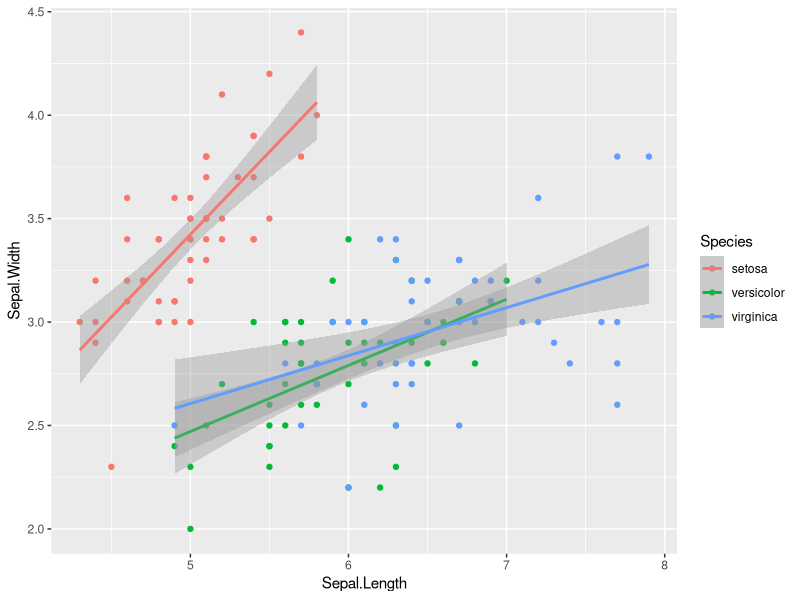
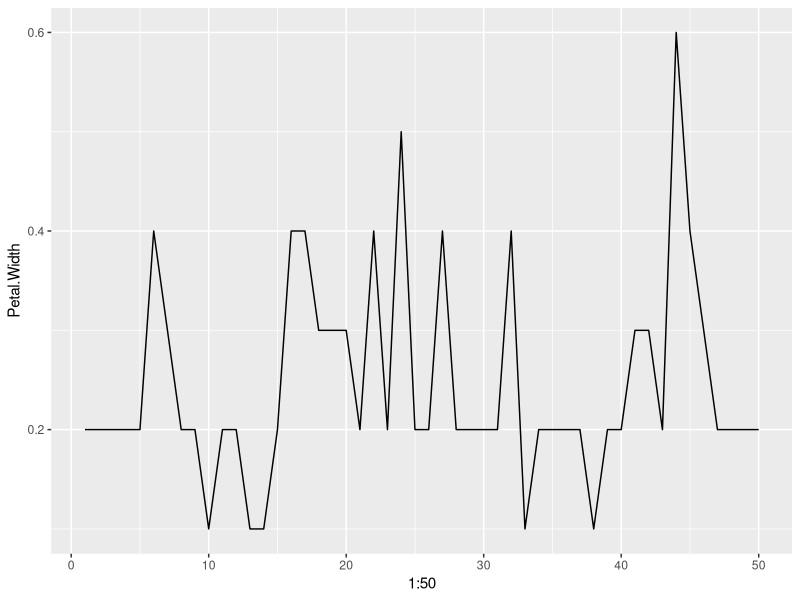
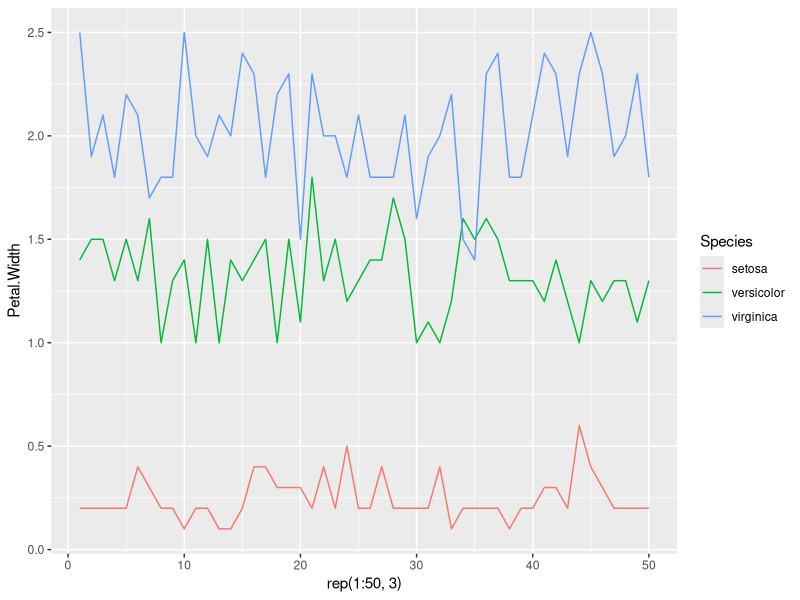
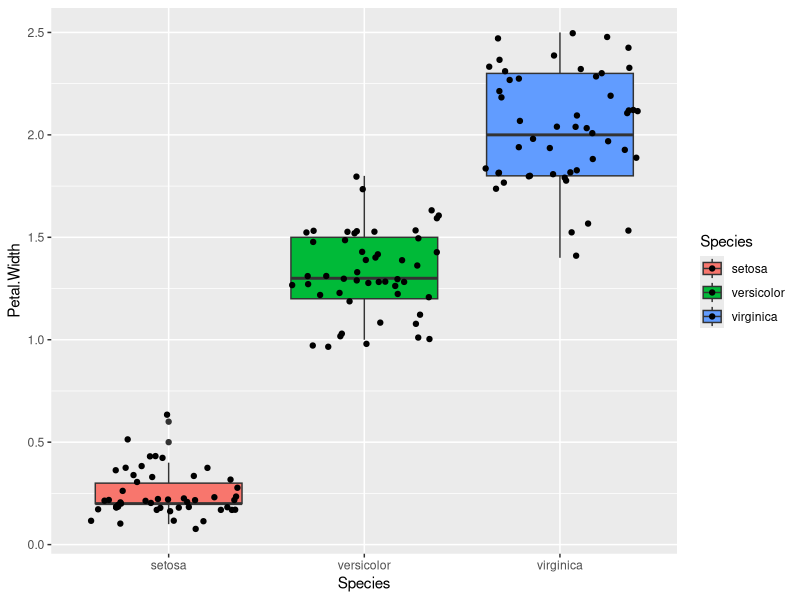

The R source for these figures, in order:
library(ggplot2)

data("iris")

iris

ggplot(data = iris,
       mapping = aes(x = Sepal.Length,
                     y = Sepal.Width,
                     color = Species)) +
  geom_point() +
  #geom_smooth()
  geom_smooth(method = 'lm')

#ejemplo2
ggplot(data = iris[iris$Species == 'setosa',],
       mapping = aes(x = 1:50,
                     y = Petal.Width)) +
  geom_line()

#ejemplo3
ggplot(data = iris,
       mapping = aes(x = rep(1:50,3),
                     y = Petal.Width,
                     color = Species)) +
  geom_line()

#ejemplo4
ggplot(data = iris,
       mapping = aes(x = Species, 
                     y = Petal.Width,
                     fill = Species)) +
  geom_boxplot() +
  geom_jitter()
